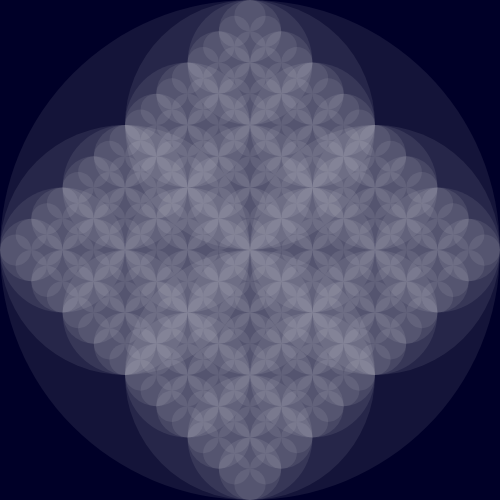
Frame 1 (no input)
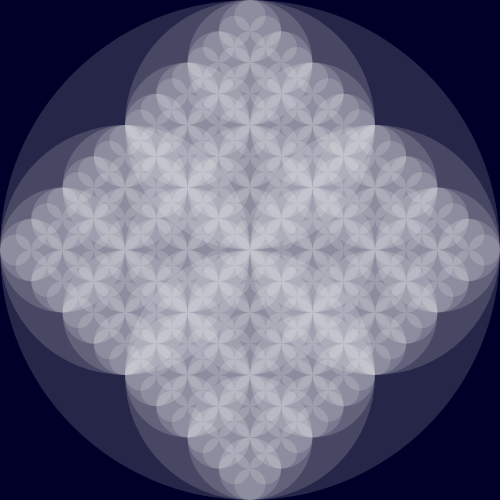
Frame 2 (the mouse pressed at the canvas centre, redrawn once)

The p5.js sketch that drew these frames (run headless with seeded random() and noise() and a simulated clock; the mouse was pressed at the canvas centre and the sketch redrawn once):

// p5.js sketch
// ── sketch.js
function setup() {
  createCanvas(500,500);
  background(0,0,40);
  noStroke();
  fill(255,20);
  noLoop();
}

function draw() {
  cantorCircle(width/2,height/2,5,width);
}

function cantorCircle(cx,cy,d,w) {
  if(d<=1){
    ellipse(cx,cy,w)
  } else {
    ellipse(cx,cy,w);
    cantorCircle(cx - w/4,cy,d-1,w/2);
    cantorCircle(cx + w/4,cy,d-1,w/2);
    cantorCircle(cx,cy+w/4,d-1,w/2);
    cantorCircle(cx,cy-w/4,d-1,w/2);
  }
}
